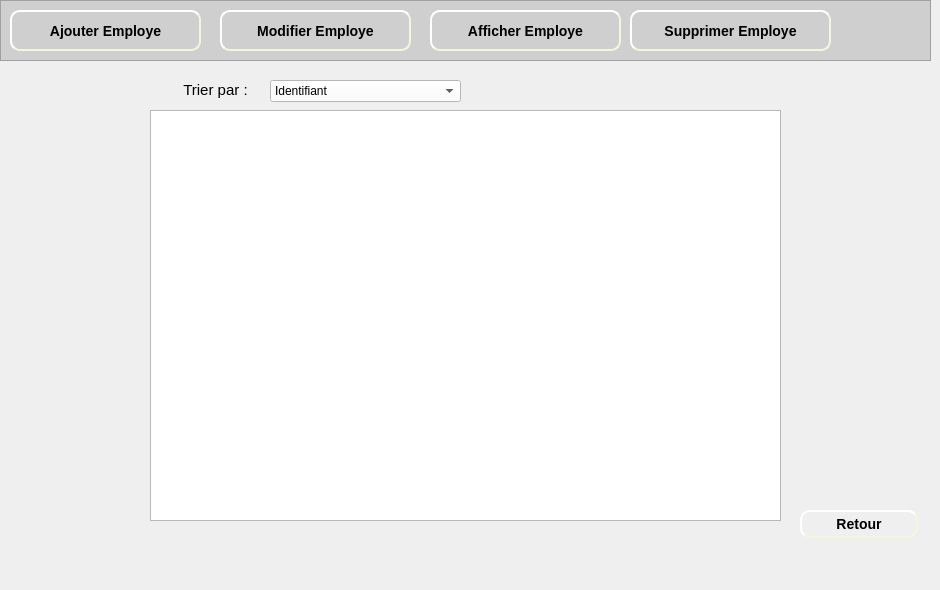
    <widget class="QWidget" name="page_5">
     <widget class="QFrame" name="frame_5">
      <property name="geometry">
       <rect>
        <x>0</x>
        <y>0</y>
        <width>931</width>
        <height>61</height>
       </rect>
      </property>
      <property name="styleSheet">
       <string notr="true">background-color: rgb(207, 207, 207);</string>
      </property>
      <property name="frameShape">
       <enum>QFrame::StyledPanel</enum>
      </property>
      <property name="frameShadow">
       <enum>QFrame::Raised</enum>
      </property>
      <widget class="QPushButton" name="pushButton_ajouterEmploye_5">
       <property name="geometry">
        <rect>
         <x>10</x>
         <y>10</y>
         <width>191</width>
         <height>41</height>
        </rect>
       </property>
       <property name="styleSheet">
        <string notr="true">#pushButton_ajouterEmploye_5
{
	background-color: rgb(207, 207, 207);
	border-color: beige;
border-style: outset;
  border-width: 2px;
  border-radius: 10px;
  font: bold 14px;
  min-width: 6em;
  padding: 6px;

}
#pushButton_ajouterEmploye_5:hover
{
	border-color: blue;
}</string>
       </property>
       <property name="text">
        <string>Ajouter Employe</string>
       </property>
      </widget>
      <widget class="QLabel" name="label_60">
       <property name="geometry">
        <rect>
         <x>20</x>
         <y>20</y>
         <width>21</width>
         <height>21</height>
        </rect>
       </property>
       <property name="text">
        <string/>
       </property>
       <property name="pixmap">
        <pixmap>../Bouttons/ajouMachine-removebg-preview.png</pixmap>
       </property>
       <property name="scaledContents">
        <bool>true</bool>
       </property>
      </widget>
      <widget class="QPushButton" name="pushButton_modifierEmploye_5">
       <property name="geometry">
        <rect>
         <x>220</x>
         <y>10</y>
         <width>191</width>
         <height>41</height>
        </rect>
       </property>
       <property name="styleSheet">
        <string notr="true">#pushButton_modifierEmploye_5
{
	background-color: rgb(207, 207, 207);
	border-color: beige;
border-style: outset;
  border-width: 2px;
  border-radius: 10px;
  font: bold 14px;
  min-width: 6em;
  padding: 6px;

}
#pushButton_modifierEmploye_5:hover
{
	border-color: blue;
}</string>
       </property>
       <property name="text">
        <string>Modifier Employe</string>
       </property>
      </widget>
      <widget class="QLabel" name="label_61">
       <property name="geometry">
        <rect>
         <x>230</x>
         <y>20</y>
         <width>21</width>
         <height>21</height>
        </rect>
       </property>
       <property name="text">
        <string/>
       </property>
       <property name="pixmap">
        <pixmap>../Bouttons/modifier-removebg-preview.png</pixmap>
       </property>
       <property name="scaledContents">
        <bool>true</bool>
       </property>
      </widget>
      <widget class="QPushButton" name="pushButton_afficherEmploye_4">
       <property name="geometry">
        <rect>
         <x>430</x>
         <y>10</y>
         <width>191</width>
         <height>41</height>
        </rect>
       </property>
       <property name="styleSheet">
        <string notr="true">#pushButton_afficherEmploye_4
{

	border-color: beige;
border-style: outset;
  border-width: 2px;
  border-radius: 10px;
  font: bold 14px;
  min-width: 6em;
  padding: 6px;

}
#pushButton_afficherEmploye_4:hover
{
	border-color: blue;
}</string>
       </property>
       <property name="text">
        <string>Afficher Employe</string>
       </property>
      </widget>
      <widget class="QLabel" name="label_62">
       <property name="geometry">
        <rect>
         <x>440</x>
         <y>20</y>
         <width>21</width>
         <height>21</height>
        </rect>
       </property>
       <property name="text">
        <string/>
       </property>
       <property name="pixmap">
        <pixmap>../Bouttons/afficher-removebg-preview.png</pixmap>
       </property>
       <property name="scaledContents">
        <bool>true</bool>
       </property>
      </widget>
      <widget class="QPushButton" name="pushButton_supprimerEmploye_4">
       <property name="geometry">
        <rect>
         <x>630</x>
         <y>10</y>
         <width>201</width>
         <height>41</height>
        </rect>
       </property>
       <property name="styleSheet">
        <string notr="true">#pushButton_supprimerEmploye_4
{
	background-color: rgb(207, 207, 207);
	border-color: beige;
border-style: outset;
  border-width: 2px;
  border-radius: 10px;
  font: bold 14px;
  min-width: 6em;
  padding: 6px;

}
#pushButton_supprimerEmploye_4:hover
{
	border-color: blue;
}</string>
       </property>
       <property name="text">
        <string>Supprimer Employe</string>
       </property>
      </widget>
      <widget class="QLabel" name="label_63">
       <property name="geometry">
        <rect>
         <x>640</x>
         <y>20</y>
         <width>21</width>
         <height>21</height>
        </rect>
       </property>
       <property name="text">
        <string/>
       </property>
       <property name="pixmap">
        <pixmap>../Bouttons/supprimerMachine-removebg-preview.png</pixmap>
       </property>
       <property name="scaledContents">
        <bool>true</bool>
       </property>
      </widget>
     </widget>
     <widget class="QLabel" name="label_9">
      <property name="geometry">
       <rect>
        <x>0</x>
        <y>60</y>
        <width>931</width>
        <height>521</height>
       </rect>
      </property>
      <property name="text">
       <string/>
      </property>
      <property name="pixmap">
       <pixmap>../Bouttons/fontFinal.jpg</pixmap>
      </property>
      <property name="scaledContents">
       <bool>true</bool>
      </property>
     </widget>
     <widget class="QLabel" name="label_10">
      <property name="geometry">
       <rect>
        <x>170</x>
        <y>70</y>
        <width>91</width>
        <height>41</height>
       </rect>
      </property>
      <property name="text">
       <string>&lt;html&gt;&lt;head/&gt;&lt;body&gt;&lt;p align=&quot;center&quot;&gt;&lt;span style=&quot; font-size:11pt;&quot;&gt;Trier par :&lt;/span&gt;&lt;/p&gt;&lt;/body&gt;&lt;/html&gt;</string>
      </property>
     </widget>
     <widget class="QComboBox" name="comboBox">
      <property name="geometry">
       <rect>
        <x>270</x>
        <y>80</y>
        <width>191</width>
        <height>22</height>
       </rect>
      </property>
      <property name="styleSheet">
       <string notr="true">background-color: rgb(255, 255, 255);</string>
      </property>
      <item>
       <property name="text">
        <string>Identifiant</string>
       </property>
      </item>
      <item>
       <property name="text">
        <string>Nom</string>
       </property>
      </item>
      <item>
       <property name="text">
        <string>Naissance</string>
       </property>
      </item>
     </widget>
     <widget class="QTableView" name="tabEmploye">
      <property name="geometry">
       <rect>
        <x>150</x>
        <y>110</y>
        <width>631</width>
        <height>411</height>
       </rect>
      </property>
     </widget>
     <widget class="QPushButton" name="pushButton_retour_3">
      <property name="geometry">
       <rect>
        <x>800</x>
        <y>510</y>
        <width>118</width>
        <height>28</height>
       </rect>
      </property>
      <property name="styleSheet">
       <string notr="true">#pushButton_retour_3
{
	
	border-color: beige;
border-style: outset;
  border-width: 2px;
  border-radius: 10px;
  font: bold 14px;
  min-width: 6em;
  padding: 6px;

}
#pushButton_retour_3:hover
{
	border-color: blue;
}</string>
      </property>
      <property name="text">
       <string>Retour</string>
      </property>
     </widget>
     <widget class="QLabel" name="label_47">
      <property name="geometry">
       <rect>
        <x>810</x>
        <y>520</y>
        <width>21</width>
        <height>16</height>
       </rect>
      </property>
      <property name="text">
       <string/>
      </property>
      <property name="pixmap">
       <pixmap>../Bouttons/retour-removebg-preview.png</pixmap>
      </property>
      <property name="scaledContents">
       <bool>true</bool>
      </property>
     </widget>
    </widget>
